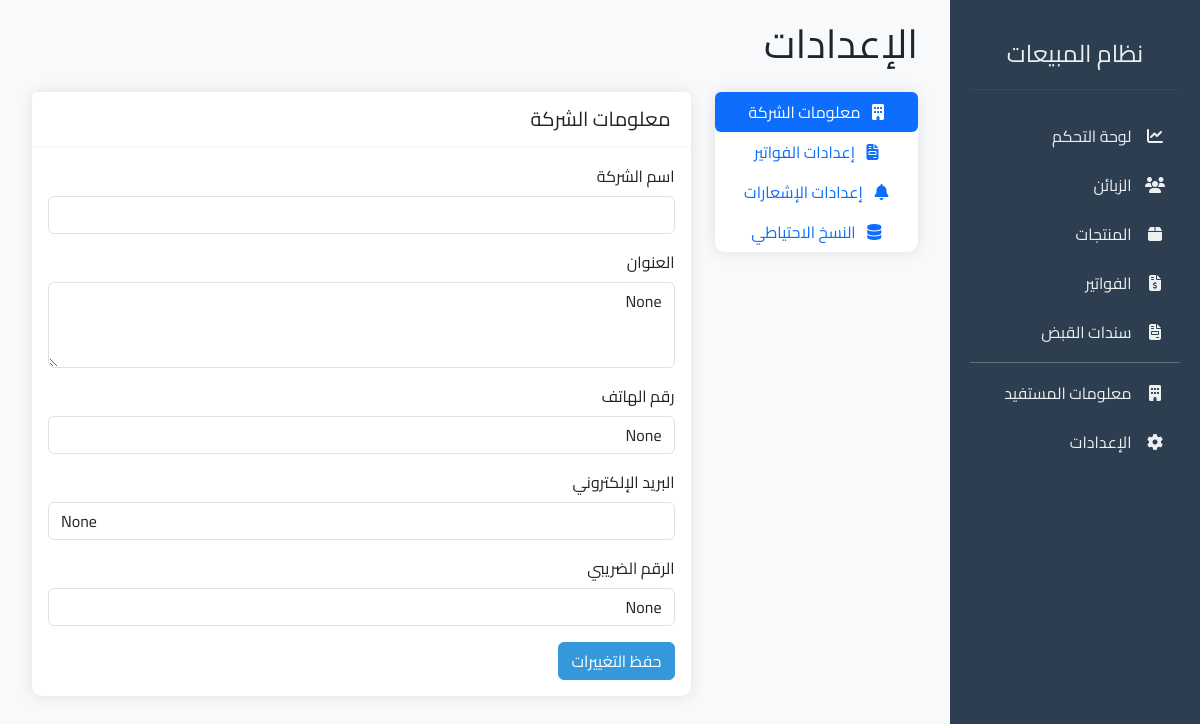
/settings/, run on the app's committed database.
### sales_app/models.py (models this page shows)
class Settings(models.Model):
    company_name = models.CharField(max_length=255, verbose_name="اسم الشركة")
    company_address = models.TextField(blank=True, null=True, verbose_name="عنوان الشركة")
    company_phone = models.CharField(max_length=20, blank=True, null=True, verbose_name="هاتف الشركة")
    company_email = models.EmailField(blank=True, null=True, verbose_name="البريد الإلكتروني للشركة")
    tax_number = models.CharField(max_length=50, blank=True, null=True, verbose_name="الرقم الضريبي")
    tax_rate = models.DecimalField(max_digits=5, decimal_places=2, default=15.0, verbose_name="نسبة الضريبة")
    currency = models.CharField(max_length=3, default='SAR', verbose_name="العملة")
    invoice_notes = models.TextField(blank=True, null=True, verbose_name="ملاحظات الفاتورة الافتراضية")
    low_stock_notifications = models.BooleanField(default=True, verbose_name="تنبيهات المخزون المنخفض")
    payment_notifications = models.BooleanField(default=True, verbose_name="تنبيهات المدفوعات")
    invoice_notifications = models.BooleanField(default=True, verbose_name="تنبيهات الفواتير")
    last_backup_date = models.DateTimeField(null=True, blank=True, verbose_name="تاريخ آخر نسخة احتياطية")
    class Meta:
        verbose_name = "الإعدادات"
        verbose_name_plural = "الإعدادات"
    @classmethod
    def get_settings(cls):
        settings = cls.objects.first()
        if not settings:
            settings = cls.objects.create()
        return settings

### sales_app/views.py (the view)
# urls.py: path('settings/', views.settings_view, name='settings'),
def settings_view(request):
    settings = Settings.get_settings()
    return render(request, 'sales_app/settings.html', {'settings': settings})

### sales_app/templates/sales_app/settings.html (shortened to what this page needs)
{% extends 'sales_app/base.html' %}
{% block content %}
<div class="container-fluid">
    <h1 class="mb-4">الإعدادات</h1>
    <div class="row">
        <div class="col-md-3">
            <div class="card mb-4">
                <div class="card-body p-0">
                    <div class="nav flex-column nav-pills">
                        <button class="nav-link active" data-bs-toggle="pill" data-bs-target="#company-info">
                            <i class="fas fa-building me-2"></i>
                            معلومات الشركة
                        </button>
                        <button class="nav-link" data-bs-toggle="pill" data-bs-target="#invoice-settings">
                            <i class="fas fa-file-invoice me-2"></i>
                            إعدادات الفواتير
                        </button>
                        <button class="nav-link" data-bs-toggle="pill" data-bs-target="#notification-settings">
                            <i class="fas fa-bell me-2"></i>
                            إعدادات الإشعارات
                        </button>
                        <button class="nav-link" data-bs-toggle="pill" data-bs-target="#backup-settings">
                            <i class="fas fa-database me-2"></i>
                            النسخ الاحتياطي
                        </button>
                    </div>
                </div>
            </div>
        </div>
        <div class="col-md-9">
            <div class="tab-content">
                <div class="tab-pane fade show active" id="company-info">
                    <div class="card">
                        <div class="card-header">
                            <h5 class="mb-0">معلومات الشركة</h5>
                        </div>
                        <div class="card-body">
                            <form method="post" action="{% url 'sales_app:save_company_settings' %}">
                                <div class="mb-3">
                                    <label class="form-label">اسم الشركة</label>
                                    <input type="text" class="form-control" name="company_name" value="{{ settings.company_name }}">
                                </div>
                                <div class="mb-3">
                                    <label class="form-label">العنوان</label>
                                    <textarea class="form-control" name="company_address" rows="3">{{ settings.company_address }}</textarea>
                                </div>
                                <div class="mb-3">
                                    <label class="form-label">رقم الهاتف</label>
                                    <input type="text" class="form-control" name="company_phone" value="{{ settings.company_phone }}">
                                </div>
                                <div class="mb-3">
                                    <label class="form-label">البريد الإلكتروني</label>
                                    <input type="email" class="form-control" name="company_email" value="{{ settings.company_email }}">
                                </div>
                                <div class="mb-3">
                                    <label class="form-label">الرقم الضريبي</label>
                                    <input type="text" class="form-control" name="tax_number" value="{{ settings.tax_number }}">
                                </div>
                                <button type="submit" class="btn btn-primary">حفظ التغييرات</button>
                            </form>
                        </div>
                    </div>
                </div>
            </div>
        </div>
    </div>
</div>
{% endblock %}

### data on the page
Settings: company_address "None", company_phone "None", company_email "None", tax_number "None"
